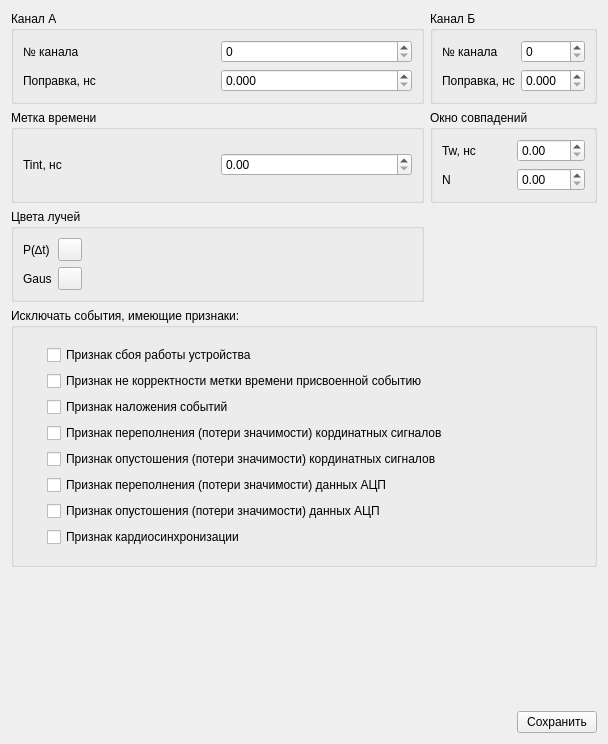
<?xml version="1.0" encoding="UTF-8"?>
<ui version="4.0">
 <class>Histogram_consulience_options</class>
 <widget class="QWidget" name="Histogram_consulience_options">
  <property name="geometry">
   <rect>
    <x>0</x>
    <y>0</y>
    <width>608</width>
    <height>744</height>
   </rect>
  </property>
  <property name="windowTitle">
   <string>Form</string>
  </property>
  <layout class="QVBoxLayout" name="verticalLayout">
   <item>
    <layout class="QGridLayout" name="gridLayout">
     <item row="0" column="1">
      <widget class="QGroupBox" name="groupBox_2">
       <property name="title">
        <string>Канал А</string>
       </property>
       <layout class="QVBoxLayout" name="verticalLayout_5">
        <item>
         <layout class="QGridLayout" name="gridLayout_2">
          <item row="1" column="0">
           <widget class="QLabel" name="label_3">
            <property name="text">
             <string>№ канала</string>
            </property>
           </widget>
          </item>
          <item row="1" column="1">
           <widget class="QSpinBox" name="sb_nudChANumber"/>
          </item>
          <item row="2" column="0">
           <widget class="QLabel" name="label_4">
            <property name="text">
             <string>Поправка, нс</string>
            </property>
           </widget>
          </item>
          <item row="2" column="1">
           <widget class="QDoubleSpinBox" name="dsb_nudChACorr">
            <property name="decimals">
             <number>3</number>
            </property>
           </widget>
          </item>
         </layout>
        </item>
       </layout>
      </widget>
     </item>
     <item row="2" column="1">
      <widget class="QGroupBox" name="groupBox">
       <property name="title">
        <string>Цвета лучей</string>
       </property>
       <layout class="QHBoxLayout" name="horizontalLayout_2">
        <item>
         <layout class="QGridLayout" name="gridLayout_5">
          <item row="0" column="1">
           <widget class="QToolButton" name="btn_p"/>
          </item>
          <item row="1" column="1">
           <widget class="QToolButton" name="btn_gauss"/>
          </item>
          <item row="1" column="0">
           <widget class="QLabel" name="label_13">
            <property name="sizePolicy">
             <sizepolicy hsizetype="Fixed" vsizetype="Preferred">
              <horstretch>0</horstretch>
              <verstretch>0</verstretch>
             </sizepolicy>
            </property>
            <property name="text">
             <string>Gaus</string>
            </property>
           </widget>
          </item>
          <item row="0" column="0">
           <widget class="QLabel" name="label">
            <property name="sizePolicy">
             <sizepolicy hsizetype="Fixed" vsizetype="Preferred">
              <horstretch>0</horstretch>
              <verstretch>0</verstretch>
             </sizepolicy>
            </property>
            <property name="text">
             <string>P(∆t)</string>
            </property>
           </widget>
          </item>
         </layout>
        </item>
        <item>
         <spacer name="horizontalSpacer">
          <property name="orientation">
           <enum>Qt::Horizontal</enum>
          </property>
          <property name="sizeHint" stdset="0">
           <size>
            <width>40</width>
            <height>20</height>
           </size>
          </property>
         </spacer>
        </item>
       </layout>
      </widget>
     </item>
     <item row="1" column="1">
      <widget class="QGroupBox" name="groupBox_3">
       <property name="title">
        <string>Метка времени</string>
       </property>
       <layout class="QVBoxLayout" name="verticalLayout_6">
        <item>
         <layout class="QGridLayout" name="gridLayout_4">
          <item row="0" column="0">
           <widget class="QLabel" name="label_8">
            <property name="text">
             <string>Tint, нс</string>
            </property>
           </widget>
          </item>
          <item row="0" column="1">
           <widget class="QDoubleSpinBox" name="dsb_nudTInt"/>
          </item>
         </layout>
        </item>
       </layout>
      </widget>
     </item>
     <item row="0" column="3">
      <widget class="QGroupBox" name="groupBox_4">
       <property name="title">
        <string>Канал Б</string>
       </property>
       <layout class="QVBoxLayout" name="verticalLayout_3">
        <item>
         <layout class="QGridLayout" name="gridLayout_3">
          <item row="0" column="0">
           <widget class="QLabel" name="label_5">
            <property name="text">
             <string>№ канала</string>
            </property>
           </widget>
          </item>
          <item row="1" column="0">
           <widget class="QLabel" name="label_7">
            <property name="text">
             <string>Поправка, нс</string>
            </property>
           </widget>
          </item>
          <item row="0" column="1">
           <widget class="QSpinBox" name="sb_nudChBNumber"/>
          </item>
          <item row="1" column="1">
           <widget class="QDoubleSpinBox" name="dsb_nudChBCorr">
            <property name="decimals">
             <number>3</number>
            </property>
           </widget>
          </item>
         </layout>
        </item>
       </layout>
      </widget>
     </item>
     <item row="1" column="3">
      <widget class="QGroupBox" name="groupBox_5">
       <property name="title">
        <string>Окно совпадений</string>
       </property>
       <layout class="QVBoxLayout" name="verticalLayout_4">
        <item>
         <layout class="QGridLayout" name="gridLayout_7">
          <item row="0" column="0">
           <widget class="QLabel" name="label_11">
            <property name="text">
             <string>Tw, нс</string>
            </property>
           </widget>
          </item>
          <item row="0" column="1">
           <widget class="QDoubleSpinBox" name="dsb_nudWindow"/>
          </item>
          <item row="1" column="0">
           <widget class="QLabel" name="label_12">
            <property name="text">
             <string>N</string>
            </property>
           </widget>
          </item>
          <item row="1" column="1">
           <widget class="QDoubleSpinBox" name="dsb_nudN"/>
          </item>
         </layout>
        </item>
       </layout>
      </widget>
     </item>
    </layout>
   </item>
   <item>
    <widget class="QGroupBox" name="groupBox_6">
     <property name="title">
      <string>Исключать события, имеющие признаки:</string>
     </property>
     <layout class="QVBoxLayout" name="verticalLayout_2">
      <item>
       <layout class="QGridLayout" name="gridLayout_6">
        <property name="leftMargin">
         <number>8</number>
        </property>
        <property name="topMargin">
         <number>8</number>
        </property>
        <property name="rightMargin">
         <number>8</number>
        </property>
        <property name="bottomMargin">
         <number>8</number>
        </property>
        <item row="2" column="1">
         <widget class="QCheckBox" name="cb_PET_EVENT_FLAG_GATE_OVERLAY">
          <property name="text">
           <string>Признак наложения событий</string>
          </property>
         </widget>
        </item>
        <item row="7" column="1">
         <widget class="QCheckBox" name="cb_PET_EVENT_FLAG_SYNC">
          <property name="text">
           <string>Признак кардиосинхронизации</string>
          </property>
         </widget>
        </item>
        <item row="5" column="1">
         <widget class="QCheckBox" name="cb_PET_EVENT_FLAG_ADC_OVERFLOW">
          <property name="text">
           <string>Признак переполнения (потери значимости) данных АЦП</string>
          </property>
         </widget>
        </item>
        <item row="3" column="1">
         <widget class="QCheckBox" name="cb_PET_EVENT_FLAG_QDC_OVERFLOW">
          <property name="text">
           <string>Признак переполнения (потери значимости) кординатных сигналов</string>
          </property>
         </widget>
        </item>
        <item row="1" column="1">
         <widget class="QCheckBox" name="cb_PET_EVENT_FLAG_TS_INVALID">
          <property name="text">
           <string>Признак не корректности метки времени присвоенной событию</string>
          </property>
         </widget>
        </item>
        <item row="0" column="1">
         <widget class="QCheckBox" name="cb_PET_EVENT_FLAG_FAULT">
          <property name="text">
           <string>Признак сбоя работы устройства</string>
          </property>
         </widget>
        </item>
        <item row="4" column="1">
         <widget class="QCheckBox" name="cb_PET_EVENT_FLAG_QDC_UNDERFLOW">
          <property name="text">
           <string>Признак опустошения (потери значимости) кординатных сигналов</string>
          </property>
         </widget>
        </item>
        <item row="0" column="0">
         <widget class="QWidget" name="widget" native="true">
          <property name="sizePolicy">
           <sizepolicy hsizetype="Fixed" vsizetype="Preferred">
            <horstretch>0</horstretch>
            <verstretch>0</verstretch>
           </sizepolicy>
          </property>
          <property name="minimumSize">
           <size>
            <width>10</width>
            <height>0</height>
           </size>
          </property>
         </widget>
        </item>
        <item row="6" column="1">
         <widget class="QCheckBox" name="cb_PET_EVENT_FLAG_ADC_UNDERFLOW">
          <property name="text">
           <string>Признак опустошения (потери значимости) данных АЦП</string>
          </property>
         </widget>
        </item>
       </layout>
      </item>
     </layout>
    </widget>
   </item>
   <item>
    <spacer name="verticalSpacer">
     <property name="orientation">
      <enum>Qt::Vertical</enum>
     </property>
     <property name="sizeHint" stdset="0">
      <size>
       <width>20</width>
       <height>40</height>
      </size>
     </property>
    </spacer>
   </item>
   <item>
    <layout class="QHBoxLayout" name="horizontalLayout">
     <item>
      <spacer name="horizontalSpacer_2">
       <property name="orientation">
        <enum>Qt::Horizontal</enum>
       </property>
       <property name="sizeHint" stdset="0">
        <size>
         <width>40</width>
         <height>20</height>
        </size>
       </property>
      </spacer>
     </item>
     <item>
      <widget class="QPushButton" name="btn_accept">
       <property name="text">
        <string>Сохранить</string>
       </property>
      </widget>
     </item>
    </layout>
   </item>
  </layout>
 </widget>
 <tabstops>
  <tabstop>sb_nudChANumber</tabstop>
  <tabstop>sb_nudChBNumber</tabstop>
  <tabstop>dsb_nudChACorr</tabstop>
  <tabstop>dsb_nudChBCorr</tabstop>
  <tabstop>dsb_nudTInt</tabstop>
  <tabstop>dsb_nudWindow</tabstop>
  <tabstop>dsb_nudN</tabstop>
  <tabstop>btn_p</tabstop>
  <tabstop>btn_gauss</tabstop>
  <tabstop>cb_PET_EVENT_FLAG_FAULT</tabstop>
  <tabstop>cb_PET_EVENT_FLAG_TS_INVALID</tabstop>
  <tabstop>cb_PET_EVENT_FLAG_GATE_OVERLAY</tabstop>
  <tabstop>cb_PET_EVENT_FLAG_QDC_OVERFLOW</tabstop>
  <tabstop>cb_PET_EVENT_FLAG_QDC_UNDERFLOW</tabstop>
  <tabstop>cb_PET_EVENT_FLAG_ADC_OVERFLOW</tabstop>
  <tabstop>cb_PET_EVENT_FLAG_ADC_UNDERFLOW</tabstop>
  <tabstop>cb_PET_EVENT_FLAG_SYNC</tabstop>
 </tabstops>
 <resources/>
 <connections/>
</ui>
